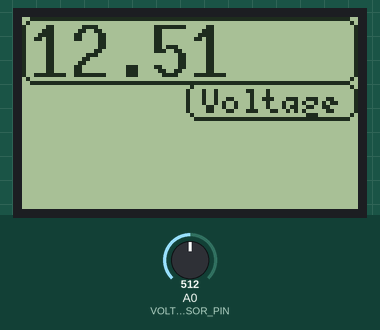
Bench run of a sketch on a simulated Arduino Uno, built with avr-gcc and run on an emulated ATmega328P. Shown: 84×48 one-colour display. The test bench sets the inputs (shaded band); at power-on: A0 (VOLTAGE_SENSOR_PIN) = 512.

Above: at 1.2 s.
1.3 s: A0 (VOLTAGE_SENSOR_PIN) set to 716
At 2.6 s:
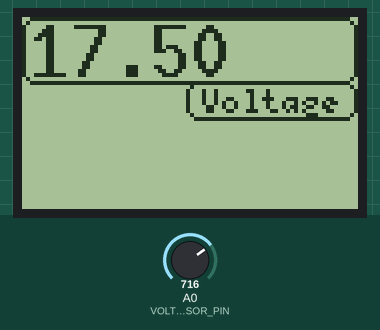
2.9 s: A0 (VOLTAGE_SENSOR_PIN) set to 900
At 3.9 s:
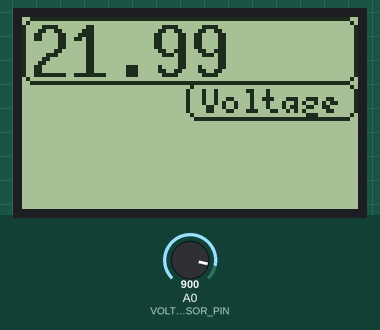
4.6 s: A0 (VOLTAGE_SENSOR_PIN) set to 1023
At 5.5 s:
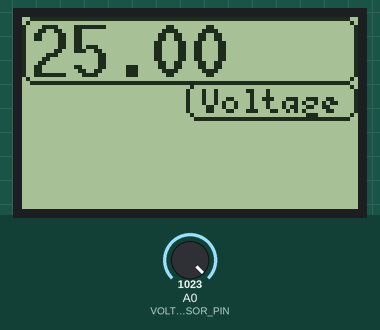
Timing chart, 0 to 7.6 s (numbered marks = the images above; inputs shaded):
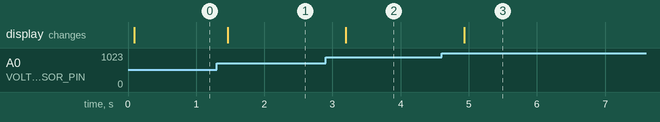

Measured:
- after the input at 1.3 s, the display: changes after 0.17 s (image 1)
- after the input at 2.9 s, the display: changes after 0.29 s (image 2)
- after the input at 4.6 s, the display: changes after 0.33 s (image 3)

The sketch:

VoltageSensorModule.ino
```cpp
/*

  VoltageSensorModule
  Demo a voltage sensor with display on a 5110 LCD

  For info and circuit diagrams see https://github.com/tardate/LittleArduinoProjects/tree/main/playground/VoltageSensorModule

 */

#include "U8glib.h"

U8GLIB_PCD8544 u8g(13, 11, 10, 9, 8);   // SPI Com: SCK = 13, MOSI = 11, CS = 10, A0 = 9, Reset = 8

#define VOLTAGE_SENSOR_PIN   A0

void setup() {
  Serial.begin(9600);
}

void loop() {
  updateDisplay(sampleVoltage());
  delay(250);
}

float sampleVoltage() {
  int analog_reading = analogRead(VOLTAGE_SENSOR_PIN);
  return (float)analog_reading * 25.0 / 1023;
}

void updateDisplay(float voltage) {
  u8g.firstPage();
  do {
    u8g.setContrast(128);
    u8g.drawRFrame(0, 0, 84, 17, 3);   //Data1 frame
    u8g.drawRFrame(41, 16, 43, 10, 3); //Data1 label frame
    u8g.setFont(u8g_font_5x7);
    u8g.drawStr(45, 24, "Voltage");
    u8g.setFont(u8g_font_10x20);
    u8g.setPrintPos(2, 15);
    u8g.print(voltage);
  } while( u8g.nextPage() );
}
```
